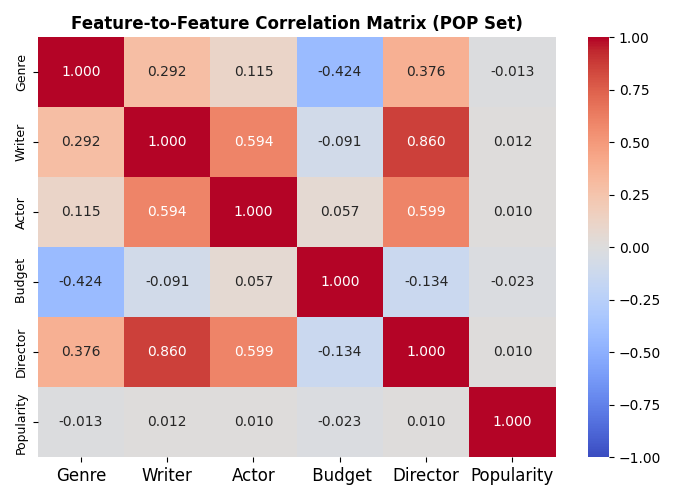

Generate this figure with Python:
import pandas as pd
import numpy as np
import matplotlib.pyplot as plt
import seaborn as sns

df = pd.read_csv(
    'C:/Users/sasaa/OneDrive/Documents/GOLANG/src/MyVault/NOTES/UC-Davis/S25/ECS171/project_imdb_rating/Group_of_machine_learning/Terry_Directory/Data/Merege_data_with_Sasha/ready_to_train.csv')

features = ['genre_score', 'movie_writer_quality', 'movie_actor_score','budget','director_quality','top_3_actor_scores']
# features of the movies_features table/file, with target being average movie rating
feature_labels = {'genre_score': 'Genre',
                  'movie_writer_quality':'Writer',
                  'movie_actor_score':'Actor',
                  'director_quality': 'Director',
                   'top_3_actor_scores': 'Popularity',
                  'budget': ' Budget'
}
df['budget'] = df['budget'] / 1_000_000

corr_matrix = df[features].corr(method='pearson')

corr_matrix_labeled = corr_matrix.rename(columns=feature_labels, index=feature_labels)

plt.figure(figsize=(7, 5))
sns.heatmap(corr_matrix_labeled, annot=True, cmap='coolwarm', vmin=-1, vmax=1, fmt='.3f')
plt.title('Feature-to-Feature Correlation Matrix (POP Set)', fontsize=12, fontweight='bold')
# plt.xlabel('Features', fontsize=12, fontweight='bold')
# plt.ylabel('Features', fontsize=12, fontweight='bold')
plt.xticks( fontsize=12, )
plt.yticks(fontsize=9, )
plt.tight_layout()
plt.show()
